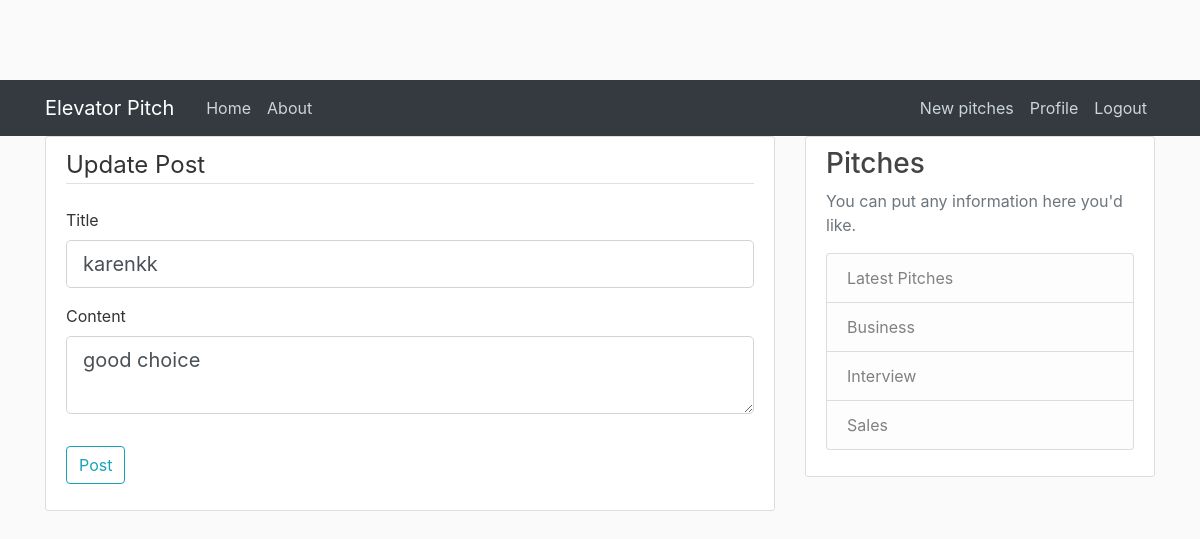
Page /post/1/update (signed in) on the earlier database version.
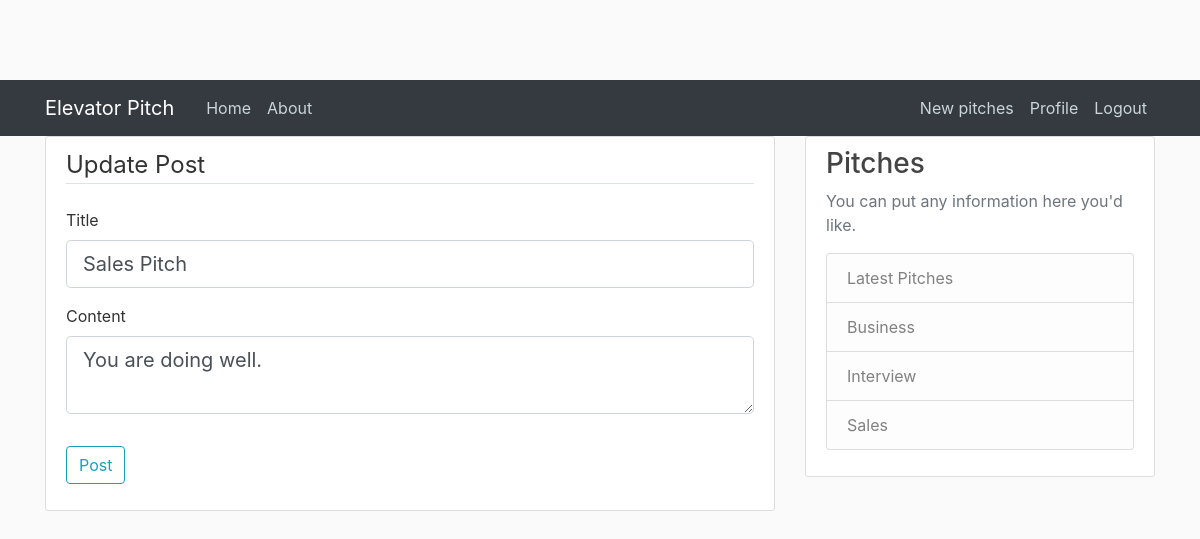
Same page on the later database version.
### app/models.py (models this page shows, shortened)
class Post(db.Model):
    id = db.Column(db.Integer, primary_key=True)
    title = db.Column(db.String(100), nullable=False)
    date_posted = db.Column(db.DateTime, nullable=False, default=datetime.utcnow)
    content = db.Column(db.Text, nullable=False)
    user_id = db.Column(db.Integer, db.ForeignKey('user.id'), nullable=False)

### app/routes.py (the view)
@app.route("/post/<int:post_id>/update", methods=['GET', 'POST'])
@login_required
def update_post(post_id):
    post = Post.query.get_or_404(post_id)
    if post.author != current_user:
        abort(403)
    form = PostForm()
    if form.validate_on_submit():
        post.title = form.title.data
        post.content = form.content.data
        db.session.commit()
        flash('Your post has been updated!', 'success')
        return redirect(url_for('post', post_id=post.id))
    elif request.method == 'GET':
        form.title.data = post.title
        form.content.data = post.content
    return render_template('create_post.html', title='Update Post',
                           form=form, legend='Update Post')

### app/forms.py
class PostForm(FlaskForm):
    title = StringField('Title', validators=[DataRequired()])
    content = TextAreaField('Content', validators=[DataRequired()])
    submit = SubmitField('Post')

### app/models.py (called while the page is built)
@login_manager.user_loader
def load_user(user_id):
    return User.query.get(int(user_id))

### app/templates/create_post.html (shortened to what this page needs)
{% extends "base.html" %}
{% block content %}
<div class="content-section">
    <form method="POST" action="">
        <fieldset class="form-group">
            <legend class="border-bottom mb-4">{{ legend }}</legend>
            <div class="form-group">
                {{ form.title.label(class="form-control-label") }}
                {% if form.title.errors %}
                    {{ form.title(class="form-control form-control-lg is-invalid") }}
                    <div class="invalid-feedback">
                        {% for error in form.title.errors %}
                            <span>{{ error }}</span>
                        {% endfor %}
                    </div>
                {% else %}
                    {{ form.title(class="form-control form-control-lg") }}
                {% endif %}
            </div>
            <div class="form-group">
                {{ form.content.label(class="form-control-label") }}
                {% if form.content.errors %}
                    {{ form.content(class="form-control form-control-lg is-invalid") }}
                    <div class="invalid-feedback">
                        {% for error in form.content.errors %}
                            <span>{{ error }}</span>
                        {% endfor %}
                    </div>
                {% else %}
                    {{ form.content(class="form-control form-control-lg") }}
                {% endif %}
            </div>
        </fieldset>
        <div class="form-group">
            {{ form.submit(class="btn btn-outline-info") }}
        </div>
    </form>
</div>
{% endblock content %}

### app/templates/base.html (shortened to what this page needs)
<!DOCTYPE html>
<html>
<head>
    <link rel="stylesheet" href="https://maxcdn.bootstrapcdn.com/bootstrap/4.0.0/css/bootstrap.min.css">
    <link rel="stylesheet" type="text/css" href="{{ url_for('static', filename='style.css') }}">
</head>
<body>
    <header class="site-header">
      <nav class="navbar navbar-expand-md navbar-dark bg-dark">
        <div class="container">
          <a class="navbar-brand mr-4" href="/">Elevator Pitch</a>
          <div class="collapse navbar-collapse" id="navbarToggle">
            <div class="navbar-nav mr-auto">
              <a class="nav-item nav-link" href="{{ url_for('home') }}">Home</a>
              <a class="nav-item nav-link" href="{{ url_for('about') }}">About</a>
            </div>
            <div class="navbar-nav">
              {% if current_user.is_authenticated%}
                <a class="nav-item nav-link" href="{{ url_for('new_post') }}">New pitches</a>
                <a class="nav-item nav-link" href="{{ url_for('profile') }}">Profile</a>
                <a class="nav-item nav-link" href="{{ url_for('logout') }}">Logout</a>
              {%else%}
              <a class="nav-item nav-link" href="{{ url_for('login') }}">Login</a>
              <a class="nav-item nav-link" href="{{ url_for('register') }}">Register</a>
            {% endif %}
            </div>
          </div>
        </div>
      </nav>
    </header>
    <main role="main" class="container">
      <div class="row">
        <div class="col-md-8">
          {% block content %}{% endblock %}
        </div>
        <div class="col-md-4">
          <div class="content-section">
            <h3>Pitches</h3>
            <p class='text-muted'>You can put any information here you'd like.
              <ul class="list-group">
                <li class="list-group-item list-group-item-light">Latest Pitches</li>
                <li class="list-group-item list-group-item-light">Business </li>
                <li class="list-group-item list-group-item-light">Interview </li>
                <li class="list-group-item list-group-item-light">Sales</li>
              </ul>
            </p>
          </div>
        </div>
      </div>
    </main>
</body>
</html>

### app/static/style.css (style rules this page uses)
body { background: #fafafa; color: #333333; margin-top: 5rem; }
h1, h2, h3, h4, h5, h6 { color: #444444; }
.bg-dark { background-color: #5f788a; }
.content-section { background: #ffffff; padding: 10px 20px; border: 1px solid #dddddd; border-radius: 3px; margin-bottom: 20px; }
.site-header .navbar-nav .nav-link { color: #cbd5db; }

Differences in the rows shown:
changed Post: title "karenkk" → "Sales Pitch"; content "good choice" → "You are doing well."
